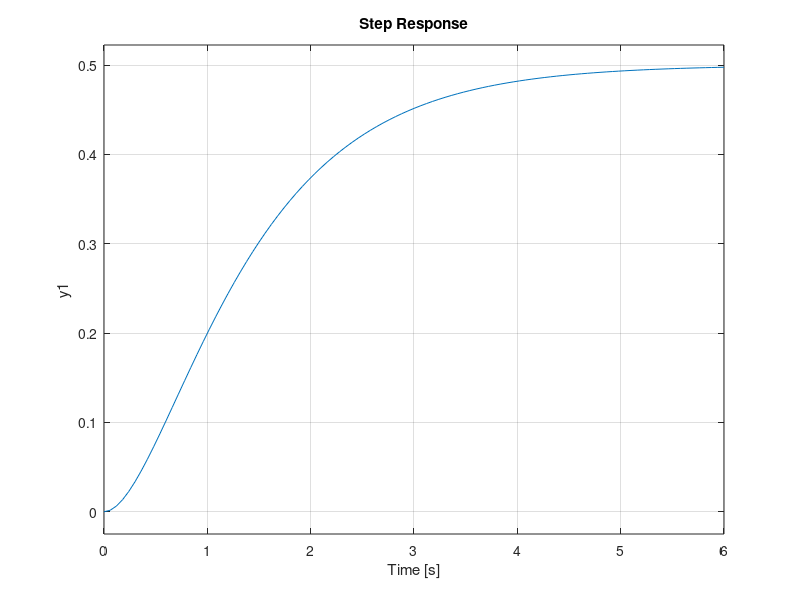

Source code (MATLAB):
clear all;close all; clc; %#ok

s = tf('s')

gp = 1/((s+1)*(s+2))
step(gp)
h = (2.59/10)
gpz = c2d(gp,h,"zoh")
gpz2 =(1/h)*c2d(gp,h,"impulse")